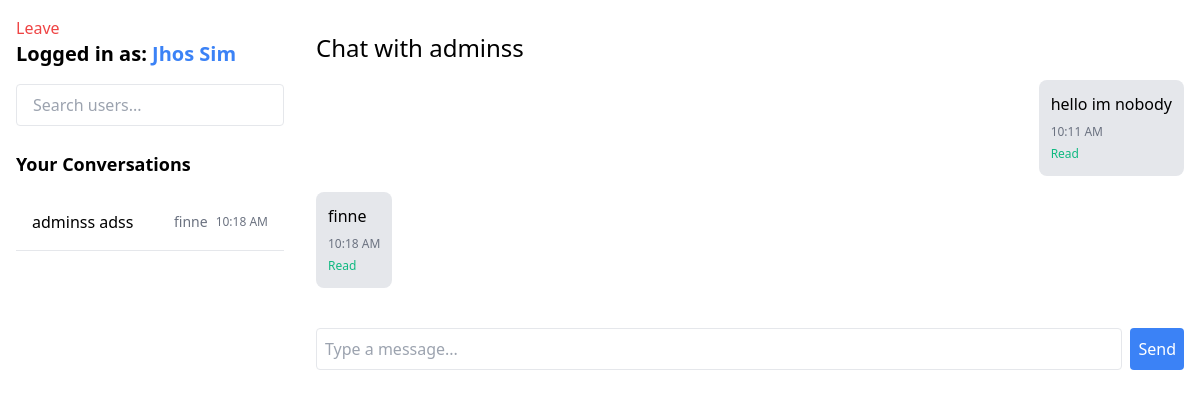
/chat_app/index.php?IDno=admin1 (signed in), run on the app's committed database.
### tables this page shows
CREATE TABLE `users_info` (
  `IDno` varchar(11) NOT NULL,
  `Fname` varchar(50) DEFAULT NULL,
  `Sname` varchar(50) DEFAULT NULL,
  `Mname` varchar(50) DEFAULT NULL,
  `Ename` varchar(50) DEFAULT NULL,
  `gender` varchar(10) DEFAULT NULL,
  `photo` varchar(255) DEFAULT NULL
);

CREATE TABLE `messages` (
  `message_id` int(11) NOT NULL,
  `from_user_id` varchar(11) NOT NULL,
  `to_user_id` varchar(11) NOT NULL,
  `message` text NOT NULL,
  `timestamp` timestamp NOT NULL DEFAULT current_timestamp(),
  `is_read` tinyint(1) DEFAULT 0
);

### chat_app/index.php (the view, shortened to what this page needs)
<?php
include('../dashboard/config.php');
if (isset($_SESSION['admin'])) {
    $userID = $_SESSION['admin']['IDno'];
} elseif (isset($_SESSION['student'])) {
    $userType = 'student';
    $userID = $_SESSION['student']['IDno'];
} elseif (isset($_SESSION['librarian'])) {
    $userType = 'librarian';
    $userID = $_SESSION['librarian']['IDno'];
} else
if (!$userID) {
    header("Location: ../../Registration/log_in.php");
    exit();
}
$selected_user_id = isset($_GET['IDno']) ? $_GET['IDno'] : null;
$messages = [];
if ($selected_user_id) {
    $query = "SELECT * FROM messages
              WHERE (from_user_id = ? AND to_user_id = ?)
                 OR (from_user_id = ? AND to_user_id = ?)
              ORDER BY timestamp DESC";
    $stmt = $conn->prepare($query);
    $stmt->bind_param('ssss', $userID, $selected_user_id, $selected_user_id, $userID);
    $stmt->execute();
    $result = $stmt->get_result();
    $messages = $result->fetch_all(MYSQLI_ASSOC);
}
$selectedUser = [];
if ($selected_user_id) {
    $query = "SELECT Fname, Sname FROM users_info WHERE IDno = ?";
    $stmt = $conn->prepare($query);
    $stmt->bind_param('s', $selected_user_id);
    $stmt->execute();
    $result = $stmt->get_result();
    $selectedUser = $result->fetch_assoc();
}
$conversationStmt = $conn->prepare("
    SELECT DISTINCT u.IDno, u.Fname, u.Sname, m.message, m.timestamp, m.is_read
    FROM users_info u
    JOIN messages m ON (m.from_user_id = u.IDno OR m.to_user_id = u.IDno)
    WHERE (m.from_user_id = ? OR m.to_user_id = ?)
    AND u.IDno != ?
    ORDER BY m.timestamp DESC
");
$conversationStmt->bind_param('sss', $userID, $userID, $userID);
$conversationStmt->execute();
$conversationResult = $conversationStmt->get_result();
$conversationPartners = [];
while ($row = $conversationResult->fetch_assoc()) {
    if (!isset($conversationPartners[$row['IDno']])) {
        $conversationPartners[$row['IDno']] = $row;
    }
}
$query = "SELECT Fname, Sname FROM users_info WHERE IDno = ?";
$stmt = $conn->prepare($query);
$stmt->bind_param('s', $userID);
$stmt->execute();
$result = $stmt->get_result();
$userDetails = $result->fetch_assoc();
?>
<!DOCTYPE html>
<html lang="en">
<head>
    <link href="https://cdn.jsdelivr.net/npm/tailwindcss@2.2.19/dist/tailwind.min.css" rel="stylesheet">
</head>
<body class="bg-gray-100 h-screen flex">
<div class="flex-1 flex overflow-hidden">
<div class="w-1/4 bg-white p-4 shadow-md h-full overflow-y-auto">
    <a href="../" class="text-red-500">Leave</a>
    <h2 class="text-xl font-semibold">
        Logged in as:
        <span class="text-blue-500"><?php echo htmlspecialchars($userDetails['Fname']) . ' ' . htmlspecialchars($userDetails['Sname']); ?></span>
    </h2>
    <form id="search-form" action="index.php" method="GET" class="mt-4">
        <input type="text" name="search" placeholder="Search users..." class="px-4 py-2 border rounded w-full" value="<?php echo isset($_GET['search']) ? htmlspecialchars($_GET['search']) : ''; ?>">
    </form>
<div class="mt-6">
    <h3 class="font-semibold text-lg">Your Conversations</h3>
    <ul class="space-y-4 mt-4">
        <?php foreach ($conversationPartners as $partner): ?>
            <li class="py-2 border-b">
                <a href="index.php?IDno=<?php echo $partner['IDno']; ?>" class="flex items-center justify-between py-2 px-4 rounded hover:bg-gray-100">
                    <span class="<?php echo $partner['is_read'] ? '' : 'font-bold'; ?>">
                        <?php echo htmlspecialchars($partner['Fname']) . ' ' . htmlspecialchars($partner['Sname']); ?>
                    </span>
                    <div class="text-sm flex items-center space-x-2 text-gray-500">
                        <span class="<?php echo $partner['is_read'] ? '' : 'font-bold'; ?> truncate max-w-xs">
                            <?php echo htmlspecialchars($partner['message']); ?>
                        </span>
                        <span class="text-xs"><?php echo date('g:i A', strtotime($partner['timestamp'])); ?></span>
                    </div>
                </a>
            </li>
        <?php endforeach; ?>
    </ul>
</div>
</div>
<div class="flex-1 bg-white p-4 flex flex-col">
    <?php if ($selected_user_id): ?>
        <div class="mb-6 overflow-y-auto space-y-4 mt-4 max-h-[500px]" id="content">
            <h2 class="text-2xl">Chat with <?php echo htmlspecialchars($selectedUser['Fname']); ?></h2>
            <div class="flex-1 overflow-y-auto space-y-4 mt-4 max-h-[300px]" id="messageContainer">
                <?php
                $messagesLimit = 10;
                $latestMessages = array_slice(array_reverse($messages), 0, $messagesLimit);
                ?>
                <?php foreach ($latestMessages as $message): ?>
                    <div class="flex <?php echo $message['from_user_id'] === $userID ? 'justify-end' : 'justify-start'; ?>">
                        <div class="bg-gray-200 p-3 rounded-lg max-w-xs">
                            <p><?php echo htmlspecialchars($message['message']); ?></p>
                            <div class="text-xs text-gray-500 mt-2">
                                <?php echo date('g:i A', strtotime($message['timestamp'])); ?>
                            </div>
                            <?php if ($message['is_read'] == 1): ?>
                                <span class="text-green-500 text-xs">Read</span>
                            <?php else: ?>
                                <span class="text-gray-500 text-xs">Unread</span>
                            <?php endif; ?>
                        </div>
                    </div>
                <?php endforeach; ?>
            </div>
        </div>
        <form method="POST" class="flex space-x-2 mt-4">
            <input type="text" name="message" placeholder="Type a message..." class="flex-1 p-2 border rounded" required>
            <button type="submit" class="bg-blue-500 text-white p-2 rounded">Send</button>
        </form>
    <?php else: ?>
        <p class="text-center text-xl">Select a user to start chatting.</p>
    <?php endif; ?>
</div>
</div>
</body>
</html>

### data on the page
users_info: Fname "Jhos", Sname "Sim"
users_info: Fname "adminss", Sname "adss", message "finne", timestamp "10:18 AM"
messages: message "hello im nobody", timestamp "10:11 AM", is_read "Read"
messages: message "finne", timestamp "10:18 AM", is_read "Read"
